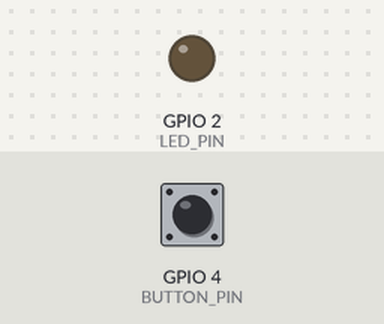
This sketch was run on a simulated ESP32-C6. Shown: output pins drawn as LEDs (lit = HIGH). The inputs (shaded band) are chosen by the test bench; at power-on: GPIO 4 (BUTTON_PIN) HIGH. WiFi joins after 1.5 s; servers stay silent unless stated; what the sketch prints to the serial monitor is not drawn.

Above: at 2.8 s.
2.9 s: GPIO 4 (BUTTON_PIN) pulled LOW for 0.15 s
At 3.3 s:
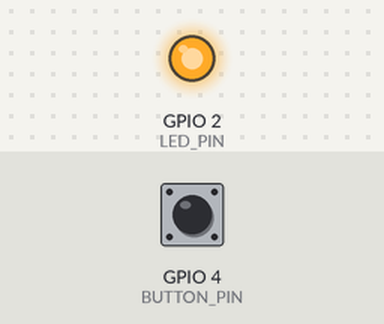
4.5 s: GPIO 4 (BUTTON_PIN) pulled LOW for 1 s
At 5.7 s:
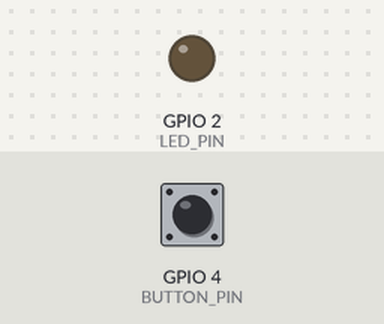
7.0 s: GPIO 4 (BUTTON_PIN) pulled LOW for 3.2 s
At 7.6 s:
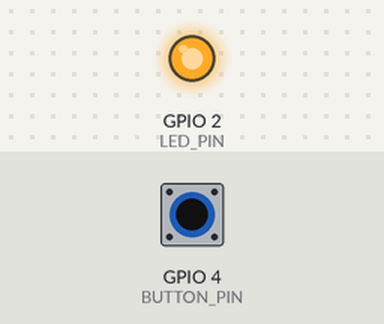
Timing chart, 0 to 10.0 s (numbered marks = the images above; inputs shaded):
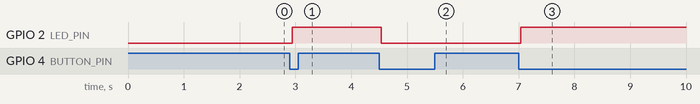

Measured:
- after the input at 2.9 s, GPIO 2 (LED_PIN): LOW → HIGH at once
- after the input at 4.5 s, GPIO 2 (LED_PIN): HIGH → LOW at once
- after the input at 7.0 s, GPIO 2 (LED_PIN): LOW → HIGH at once

The sketch:

Firabase_RealTime_DaTabase.ino
```cpp
#include <WiFi.h>
#include <Firebase_ESP_Client.h>
#include <addons/TokenHelper.h>
#include <addons/RTDBHelper.h>

#define WIFI_SSID "**********"
#define WIFI_PASSWORD "**********"
#define API_KEY "**********"
#define DATABASE_URL "**********"
#define DEVICE_ID "esp32c6-001"

const int LED_PIN = 2;
const int BUTTON_PIN = 4;

bool ledState = false;

FirebaseData fbdo;
FirebaseData stream;
FirebaseAuth auth;
FirebaseConfig config;

String base = String("/devices/") + DEVICE_ID;
String cmdBase = base + "/cmd";
String telemetry = base + "/telemetry";
String events = base + "/events";

bool pendDesired = false;
bool desiredValue = false;
uint32_t nextTryDesired = 0;
uint32_t backoffDesired = 250;
bool pendTelem = false;
bool telemValue = false;
uint32_t nextTryTelem = 0;
uint32_t backoffTelem = 250;
const uint32_t SUPPRESS_MS = 150;
uint32_t suppressUntilMs = 0;
const uint8_t BUTTON_ACTIVE = LOW;
const uint32_t DEBOUNCE_MS = 40;
uint8_t lastRead = HIGH, stable = HIGH;
uint32_t lastFlipMs = 0;

bool readButtonPressedOnce() {
  uint8_t nowRead = digitalRead(BUTTON_PIN);
  if (nowRead != lastRead) {
    lastRead = nowRead;
    lastFlipMs = millis();
  }
  if (millis() - lastFlipMs > DEBOUNCE_MS && nowRead != stable) {
    stable = nowRead;
    if (stable == BUTTON_ACTIVE) return true;
  }
  return false;
}
inline void applyLed(bool on) {
  ledState = on;
  digitalWrite(LED_PIN, on ? HIGH : LOW);
}
inline void queueDesired(bool v) {
  desiredValue = v;
  pendDesired = true;
}
inline void queueTelemetry(bool v) {
  telemValue = v;
  pendTelem = true;
}
void tryPushDesired() {
  if (!pendDesired || millis() < nextTryDesired) return;
  if (!(WiFi.status() == WL_CONNECTED && Firebase.ready())) {
    nextTryDesired = millis() + backoffDesired;
    return;
  }
  FirebaseJson j;
  j.set("isOn", desiredValue);
  j.set("by", "device");
  j.set("ts/.sv", "timestamp");
  bool okCmd = Firebase.RTDB.setJSON(&fbdo, cmdBase.c_str(), &j);
  FirebaseJson evt;
  evt.set("isOn", desiredValue);
  evt.set("by", "device");
  evt.set("serverTs/.sv", "timestamp");
  bool okEvt = Firebase.RTDB.pushJSON(&fbdo, events.c_str(), &evt);

  if (okCmd && okEvt) {
    pendDesired = false;
    backoffDesired = 250;
  } else {
    backoffDesired = min<uint32_t>(backoffDesired * 2, 5000);
    nextTryDesired = millis() + backoffDesired;
  }
}
void tryPushTelemetry() {
  if (!pendTelem || millis() < nextTryTelem) return;
  if (!(WiFi.status() == WL_CONNECTED && Firebase.ready())) {
    nextTryTelem = millis() + backoffTelem;
    return;
  }
  bool ok1 = Firebase.RTDB.setBool(&fbdo, (telemetry + "/isOn").c_str(), telemValue);
  bool ok2 = Firebase.RTDB.setString(&fbdo, (telemetry + "/source").c_str(), "esp");
  bool ok3 = Firebase.RTDB.setTimestamp(&fbdo, (telemetry + "/ts").c_str());
  if (ok1 && ok2 && ok3) {
    pendTelem = false;
    backoffTelem = 250;
  } else {
    backoffTelem = min<uint32_t>(backoffTelem * 2, 5000);
    nextTryTelem = millis() + backoffTelem;
  }
}
void applyFromCmd() {
  bool want = ledState;
  if (Firebase.RTDB.getBool(&fbdo, (cmdBase + "/isOn").c_str())) {
    if (fbdo.dataTypeEnum() == fb_esp_rtdb_data_type_boolean) want = fbdo.boolData();
    else if (fbdo.dataTypeEnum() == fb_esp_rtdb_data_type_integer) want = fbdo.intData() != 0;
  }
  if (want != ledState) {
    applyLed(want);
    queueTelemetry(want);
  }
}
void handleStream() {
  if (!Firebase.RTDB.readStream(&stream)) return;
  if (!stream.streamAvailable()) return;
  if (pendDesired || (millis() < suppressUntilMs)) return;
  bool haveWant = false;
  bool want = ledState;
  if (stream.dataTypeEnum() == firebase_rtdb_data_type_boolean) {
    want = stream.boolData();
    haveWant = true;
  } else {
    if (Firebase.RTDB.getBool(&fbdo, (cmdBase + "/isOn").c_str())) {
      if (fbdo.dataTypeEnum() == fb_esp_rtdb_data_type_boolean) {
        want = fbdo.boolData();
        haveWant = true;
      } else if (fbdo.dataTypeEnum() == fb_esp_rtdb_data_type_integer) {
        want = fbdo.intData() != 0;
        haveWant = true;
      }
    }
  }
  if (haveWant && want != ledState) {
    applyLed(want);
    queueTelemetry(want);
  }
}
void setup() {
  Serial.begin(115200);
  pinMode(LED_PIN, OUTPUT);
  pinMode(BUTTON_PIN, INPUT_PULLUP);
  applyLed(false);
  lastRead = stable = digitalRead(BUTTON_PIN);
  WiFi.mode(WIFI_STA);
  WiFi.setSleep(false);
  WiFi.begin(WIFI_SSID, WIFI_PASSWORD);
  Serial.print("WiFi");
  while (WiFi.status() != WL_CONNECTED) {
    Serial.print(".");
    delay(150);
  }
  Serial.println("\nWiFi OK");
  config.api_key = API_KEY;
  config.database_url = DATABASE_URL;
  if (!Firebase.signUp(&config, &auth, "", "")) {
    Serial.printf("SignUp hata: %s\n", config.signer.signupError.message.c_str());
  }
  Firebase.begin(&config, &auth);
  Firebase.reconnectWiFi(true);
  if (!Firebase.RTDB.beginStream(&stream, cmdBase.c_str())) {
    Serial.printf("Stream baslatilamadi: %s\n", stream.errorReason().c_str());
  }
  queueTelemetry(ledState);
}
void loop() {
  if (readButtonPressedOnce()) {
    bool next = !ledState;
    applyLed(next);
    suppressUntilMs = millis() + SUPPRESS_MS;
    queueTelemetry(next);
    queueDesired(next);
  }
  tryPushTelemetry();
  tryPushDesired();
  handleStream();
  delay(0);
}
```
